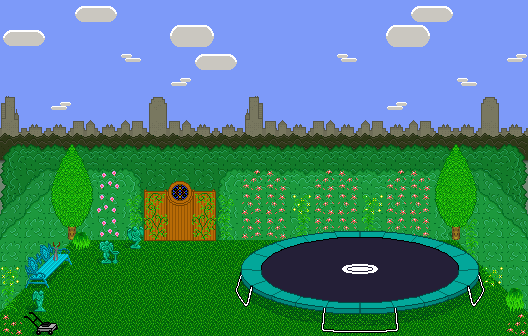

Tiled map render using the project's own tile images. Description and the map definition, with tile-layer contents summarised, below:
An orthogonal 22x14 tile map with 24x24 px tiles, 10 tile layers (background, City_lil_clouds, bush_and_big_clouds, Grass_and_bg_hedges, ...) and 3 objects (floor, bouncer, entrance).

<map version="1.0" orientation="orthogonal" width="22" height="14" tilewidth="24" tileheight="24">
 <tileset firstgid="1" name="trampo_mockup" tilewidth="24" tileheight="24">
  <image source="../images/tilesets/trampo_mockup.PNG" width="528" height="144" />
 </tileset>
 <layer name="background" width="22" height="14">
  <data>[308 cells, 308 non-empty, 1 distinct tile ids]</data>
 </layer>
 <layer name="City_lil_clouds" width="22" height="14">
  <data>[308 cells, 45 non-empty, 7 distinct tile ids]</data>
 </layer>
 <layer name="bush_and_big_clouds" width="22" height="14">
  <data>[308 cells, 60 non-empty, 5 distinct tile ids]</data>
 </layer>
 <layer name="Grass_and_bg_hedges" width="22" height="14">
  <data>[308 cells, 140 non-empty, 4 distinct tile ids]</data>
 </layer>
 <layer name="hedges0" width="22" height="14">
  <data>[308 cells, 10 non-empty, 3 distinct tile ids]</data>
 </layer>
 <layer name="hedges1" width="22" height="14">
  <data>[308 cells, 76 non-empty, 13 distinct tile ids]</data>
 </layer>
 <layer name="plants" width="22" height="14">
  <data>[308 cells, 47 non-empty, 11 distinct tile ids]</data>
 </layer>
 <layer name="Bench_creeper" width="22" height="14">
  <data>[308 cells, 20 non-empty, 9 distinct tile ids]</data>
 </layer>
 <layer name="Final" width="22" height="14">
  <data>[308 cells, 59 non-empty, 31 distinct tile ids]</data>
 </layer>
 <layer name="TileLayer9" width="22" height="14">
  <data>[308 cells, 0 non-empty, 0 distinct tile ids]</data>
 </layer>
 <objectgroup name="floor" width="22" height="14">
  <object type="floor" x="2" y="323" width="526" height="13" />
 </objectgroup>
 <objectgroup color="#0000ff" name="nodes" width="22" height="14">
  <object type="bouncer" x="263" y="216" width="195" height="44">
   <properties>
    <property name="dbval" value="1420" />
   </properties>
  </object>
  <object type="entrance" x="49" y="273" width="24" height="48" />
 </objectgroup>
</map>
